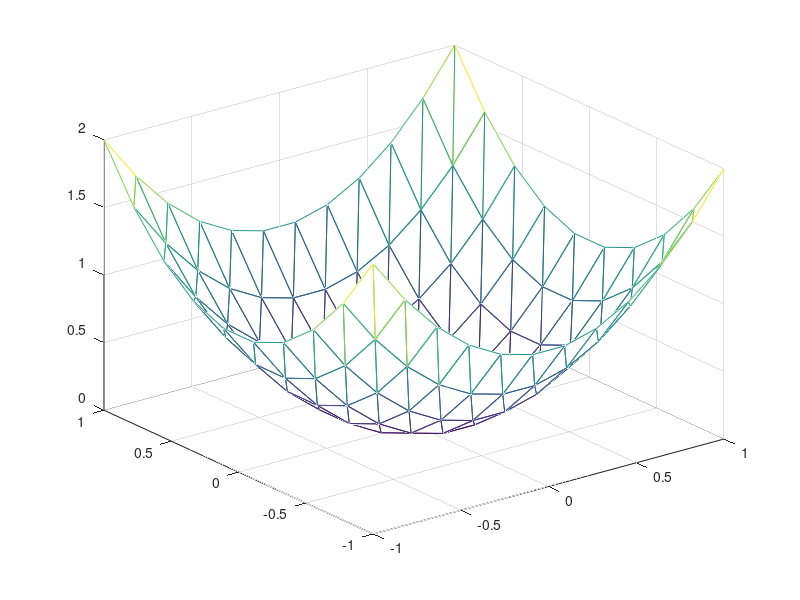

The MATLAB source for this figure:
nx = 10;
ny = 12;
ti = linspace(-1,1,ny);
tj = linspace(-1,1,nx);
[X,Y] = meshgrid(ti,tj);
Z = X.^2 + Y.^2;
V = [X(:) Y(:) Z(:)];

ntri = 2*(nx-1)*(ny-1);
T = zeros(ntri,3);
k = 1;

for j=1:ny-1
    for i=1:nx-1
        T(k,:) = [i+(j-1)*nx (i+1)+(j-1)*nx (i+1)+j*nx];
        T(k+1,:) = [(i+1)+j*nx i+j*nx i+(j-1)*nx];
        k = k+2;
    end
end

trimesh(T,V(:,1),V(:,2),V(:,3));
